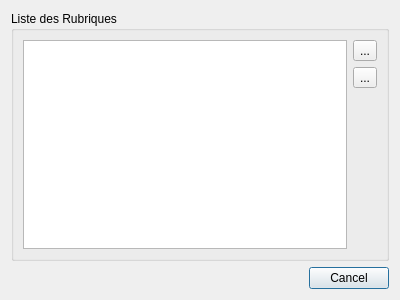
<?xml version="1.0" encoding="UTF-8"?>
<ui version="4.0">
 <class>TopicsDialog</class>
 <widget class="QDialog" name="TopicsDialog">
  <property name="geometry">
   <rect>
    <x>0</x>
    <y>0</y>
    <width>400</width>
    <height>300</height>
   </rect>
  </property>
  <property name="windowTitle">
   <string>Rubriques</string>
  </property>
  <layout class="QVBoxLayout" name="verticalLayout_2">
   <item>
    <widget class="QGroupBox" name="groupBox">
     <property name="title">
      <string>Liste des Rubriques</string>
     </property>
     <layout class="QHBoxLayout" name="horizontalLayout">
      <item>
       <widget class="QTableView" name="topics_view_">
        <property name="contextMenuPolicy">
         <enum>Qt::CustomContextMenu</enum>
        </property>
        <property name="selectionMode">
         <enum>QAbstractItemView::SingleSelection</enum>
        </property>
       </widget>
      </item>
      <item>
       <layout class="QVBoxLayout" name="verticalLayout">
        <item>
         <widget class="QToolButton" name="add_topic_button_">
          <property name="text">
           <string>...</string>
          </property>
          <property name="icon">
           <iconset resource="application.qrc">
            <normaloff>:/pixmaps/pixmaps/table_row_insert.png</normaloff>:/pixmaps/pixmaps/table_row_insert.png</iconset>
          </property>
          <property name="iconSize">
           <size>
            <width>24</width>
            <height>24</height>
           </size>
          </property>
         </widget>
        </item>
        <item>
         <widget class="QToolButton" name="remove_topic_button_">
          <property name="text">
           <string>...</string>
          </property>
          <property name="icon">
           <iconset resource="application.qrc">
            <normaloff>:/pixmaps/pixmaps/table_row_delete.png</normaloff>:/pixmaps/pixmaps/table_row_delete.png</iconset>
          </property>
          <property name="iconSize">
           <size>
            <width>24</width>
            <height>24</height>
           </size>
          </property>
         </widget>
        </item>
        <item>
         <spacer name="verticalSpacer">
          <property name="orientation">
           <enum>Qt::Vertical</enum>
          </property>
          <property name="sizeHint" stdset="0">
           <size>
            <width>20</width>
            <height>40</height>
           </size>
          </property>
         </spacer>
        </item>
       </layout>
      </item>
     </layout>
    </widget>
   </item>
   <item>
    <widget class="QDialogButtonBox" name="buttonBox">
     <property name="orientation">
      <enum>Qt::Horizontal</enum>
     </property>
     <property name="standardButtons">
      <set>QDialogButtonBox::Cancel</set>
     </property>
    </widget>
   </item>
  </layout>
  <action name="action_add_">
   <property name="text">
    <string>Ajouter</string>
   </property>
  </action>
  <action name="action_remove_">
   <property name="text">
    <string>Supprimer</string>
   </property>
  </action>
  <action name="action_edit_">
   <property name="text">
    <string>Editer</string>
   </property>
  </action>
 </widget>
 <resources>
  <include location="application.qrc"/>
 </resources>
 <connections>
  <connection>
   <sender>buttonBox</sender>
   <signal>accepted()</signal>
   <receiver>TopicsDialog</receiver>
   <slot>accept()</slot>
   <hints>
    <hint type="sourcelabel">
     <x>253</x>
     <y>290</y>
    </hint>
    <hint type="destinationlabel">
     <x>157</x>
     <y>274</y>
    </hint>
   </hints>
  </connection>
  <connection>
   <sender>buttonBox</sender>
   <signal>rejected()</signal>
   <receiver>TopicsDialog</receiver>
   <slot>reject()</slot>
   <hints>
    <hint type="sourcelabel">
     <x>321</x>
     <y>290</y>
    </hint>
    <hint type="destinationlabel">
     <x>286</x>
     <y>274</y>
    </hint>
   </hints>
  </connection>
 </connections>
</ui>
